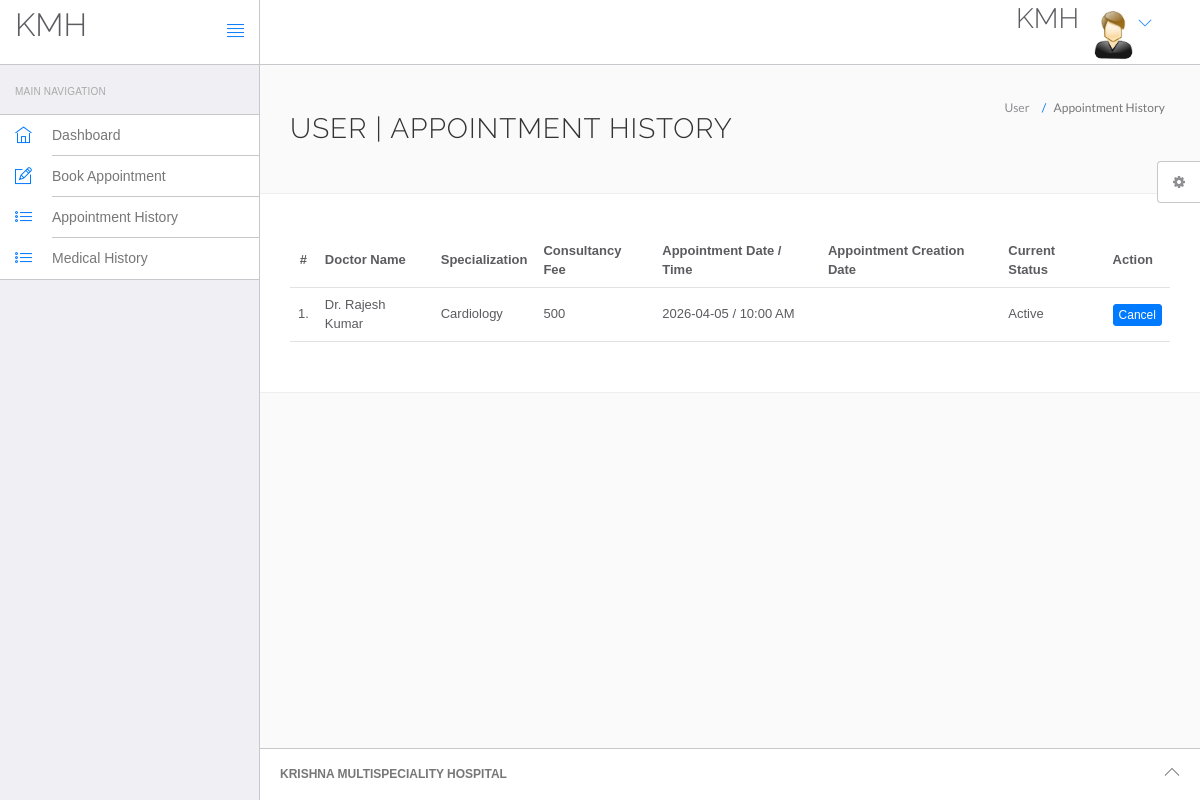
/hms/appointment-history.php (signed in), run on the app's committed database.
### tables this page shows
CREATE TABLE IF NOT EXISTS `appointment` (
  `id` int(11) NOT NULL AUTO_INCREMENT,
  `doctorSpecialization` varchar(255) NOT NULL,
  `doctorId` int(11) NOT NULL,
  `userId` int(11) NOT NULL,
  `consultancyFees` int(11) NOT NULL,
  `appointmentDate` date NOT NULL,
  `appointmentTime` varchar(50) NOT NULL,
  `userStatus` int(11) NOT NULL DEFAULT 1,
  `doctorStatus` int(11) NOT NULL DEFAULT 1,
  `creationDate` timestamp NOT NULL DEFAULT CURRENT_TIMESTAMP,
  `updationDate` timestamp NOT NULL DEFAULT CURRENT_TIMESTAMP ON UPDATE CURRENT_TIMESTAMP,
  PRIMARY KEY (`id`),
  FOREIGN KEY (`doctorId`) REFERENCES `doctors`(`id`),
  FOREIGN KEY (`userId`) REFERENCES `users`(`id`)
);

CREATE TABLE IF NOT EXISTS `doctors` (
  `id` int(11) NOT NULL AUTO_INCREMENT,
  `specilization` varchar(255) NOT NULL,
  `doctorName` varchar(255) NOT NULL,
  `address` varchar(255) NOT NULL,
  `docFees` int(11) NOT NULL,
  `contactno` varchar(20) NOT NULL,
  `docEmail` varchar(255) NOT NULL UNIQUE,
  `password` varchar(255) NOT NULL,
  `creationDate` timestamp NOT NULL DEFAULT CURRENT_TIMESTAMP,
  `updationDate` timestamp NOT NULL DEFAULT CURRENT_TIMESTAMP ON UPDATE CURRENT_TIMESTAMP,
  PRIMARY KEY (`id`)
);

### hms/appointment-history.php (the view, shortened to what this page needs)
<?php
include('include/config.php');
if(strlen($_SESSION['id']==0)) {
 header('location:logout.php');
  } else{
?>
<!DOCTYPE html>
<html lang="en">
	<head>
		<link rel="stylesheet" href="vendor/bootstrap/css/bootstrap.min.css">
		<link rel="stylesheet" href="vendor/fontawesome/css/font-awesome.min.css">
		<link rel="stylesheet" href="vendor/themify-icons/themify-icons.min.css">
		<link href="vendor/animate.css/animate.min.css" rel="stylesheet" media="screen">
		<link href="vendor/perfect-scrollbar/perfect-scrollbar.min.css" rel="stylesheet" media="screen">
		<link href="vendor/switchery/switchery.min.css" rel="stylesheet" media="screen">
		<link href="vendor/bootstrap-touchspin/jquery.bootstrap-touchspin.min.css" rel="stylesheet" media="screen">
		<link href="vendor/select2/select2.min.css" rel="stylesheet" media="screen">
		<link href="vendor/bootstrap-datepicker/bootstrap-datepicker3.standalone.min.css" rel="stylesheet" media="screen">
		<link href="vendor/bootstrap-timepicker/bootstrap-timepicker.min.css" rel="stylesheet" media="screen">
		<link rel="stylesheet" href="assets/css/styles.css">
		<link rel="stylesheet" href="assets/css/plugins.css">
		<link rel="stylesheet" href="assets/css/themes/theme-1.css" id="skin_color" />
	</head>
	<body>
		<div id="app">
<?php include('include/sidebar.php');?>
			<div class="app-content">
					<?php include('include/header.php');?>
				<div class="main-content" >
					<div class="wrap-content container" id="container">
						<section id="page-title">
							<div class="row">
								<div class="col-sm-8">
									<h1 class="mainTitle">User  | Appointment History</h1>
																	</div>
								<ol class="breadcrumb">
									<li>
										<span>User </span>
									</li>
									<li class="active">
										<span>Appointment History</span>
									</li>
								</ol>
							</div>
						</section>
						<div class="container-fluid container-fullw bg-white">
									<div class="row">
								<div class="col-md-12">
									<table class="table table-hover" id="sample-table-1">
										<thead>
											<tr>
												<th class="center">#</th>
												<th class="hidden-xs">Doctor Name</th>
												<th>Specialization</th>
												<th>Consultancy Fee</th>
												<th>Appointment Date / Time </th>
												<th>Appointment Creation Date  </th>
												<th>Current Status</th>
												<th>Action</th>
											</tr>
										</thead>
										<tbody>
<?php
$sql=mysqli_query($con,"select doctors.doctorName as docname,appointment.*  from appointment join doctors on doctors.id=appointment.doctorId where appointment.userId='".$_SESSION['id']."'");
$cnt=1;
while($row=mysqli_fetch_array($sql))
{
?>
											<tr>
												<td class="center"><?php echo $cnt;?>.</td>
												<td class="hidden-xs"><?php echo $row['docname'];?></td>
												<td><?php echo $row['doctorSpecialization'];?></td>
												<td><?php echo $row['consultancyFees'];?></td>
												<td><?php echo $row['appointmentDate'];?> / <?php echo
												 $row['appointmentTime'];?>
												</td>
												<td><?php echo $row['postingDate'];?></td>
												<td>
<?php if(($row['userStatus']==1) && ($row['doctorStatus']==1))
{
	echo "Active";
}
												?></td>
												<td >
												<div class="visible-md visible-lg hidden-sm hidden-xs">
							<?php if(($row['userStatus']==1) && ($row['doctorStatus']==1))
{ ?>
	<a href="appointment-history.php?id=<?php echo $row['id']?>&cancel=update" onClick="return confirm('Are you sure you want to cancel this appointment ?')"class="btn btn-primary btn-xs" title="Cancel Appointment" tooltip-placement="top" tooltip="Remove">Cancel</a>
	<?php } else {
		echo "Canceled";
		} ?>
												</div>
												</td>
											</tr>
											<?php
$cnt=$cnt+1;
											 }?>
										</tbody>
									</table>
								</div>
							</div>
								</div>
					</div>
				</div>
			</div>
	<?php include('include/footer.php');?>
	<?php include('include/setting.php');?>
		</div>
	</body>
</html>
<?php } ?>

### hms/assets/css/themes/theme-1.css (style rules this page uses)
body { background: #FAFAFA; }

### data on the page
appointment: doctorId.doctorName "Dr. Rajesh Kumar", doctorSpecialization "Cardiology", consultancyFees "500", appointmentDate "2026-04-05", appointmentTime "10:00 AM", userStatus "Active"
